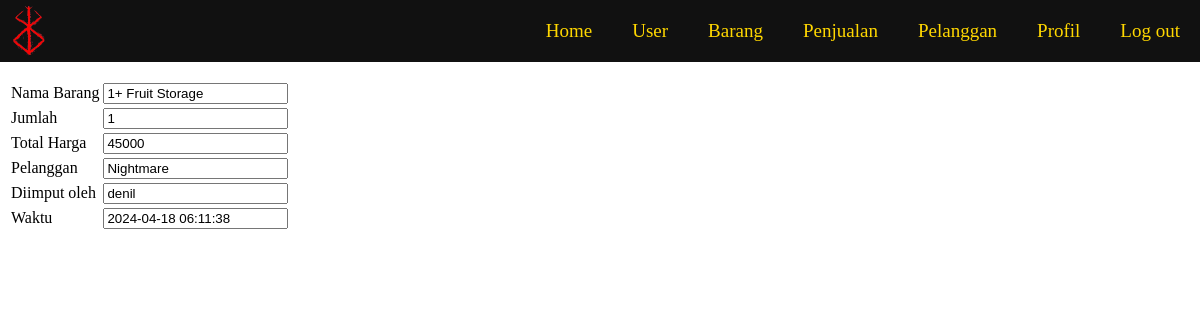
/read-penjualan.php?id=24 (signed in), run on the app's committed database.
### tables this page shows
CREATE TABLE `penjualan` (
  `id` int(10) UNSIGNED NOT NULL,
  `id_barang` int(10) UNSIGNED NOT NULL,
  `jumlah` int(10) UNSIGNED NOT NULL,
  `total_harga` int(10) UNSIGNED NOT NULL,
  `id_staff` int(10) UNSIGNED NOT NULL,
  `id_pelanggan` int(10) UNSIGNED DEFAULT NULL,
  `created_at` timestamp NULL DEFAULT current_timestamp(),
  `updated_at` timestamp NULL DEFAULT NULL ON UPDATE current_timestamp()
);

CREATE TABLE `barang` (
  `id` int(10) UNSIGNED NOT NULL,
  `nama` varchar(50) NOT NULL,
  `type` enum('elemental','beast','natural','gamepass') NOT NULL,
  `stok` int(10) UNSIGNED NOT NULL,
  `harga_beli` int(10) UNSIGNED NOT NULL,
  `created_at` timestamp NOT NULL DEFAULT current_timestamp(),
  `updated_at` timestamp NULL DEFAULT NULL ON UPDATE current_timestamp(),
  `harga_jual` int(11) NOT NULL
);

CREATE TABLE `pelanggan` (
  `id` int(10) UNSIGNED NOT NULL,
  `nama` varchar(225) NOT NULL,
  `alamat` text NOT NULL,
  `nomor_telepon` bigint(15) NOT NULL,
  `created_at` timestamp NULL DEFAULT current_timestamp(),
  `updated_at` timestamp NULL DEFAULT NULL
);

CREATE TABLE `user` (
  `id` int(10) UNSIGNED NOT NULL,
  `username` varchar(50) NOT NULL,
  `password` varchar(225) NOT NULL,
  `level` enum('admin','kasir','logistik') NOT NULL,
  `created_at` timestamp NOT NULL DEFAULT current_timestamp(),
  `updated_at` timestamp NULL DEFAULT NULL ON UPDATE current_timestamp()
);

### read-penjualan.php (the view, shortened to what this page needs)
<!DOCTYPE html>
<html>
<head>
</head>
<body>
    <?php include "menu.php"; ?>
    <?php
    require "koneksi.php";
    $id = $_GET["id"];
    $sql = "SELECT penjualan.id, barang.nama as nama_barang, penjualan.jumlah, penjualan.total_harga, user.username, penjualan.created_at, pelanggan.nama as nama_pelanggan FROM barang JOIN penjualan on barang.id = penjualan.id_barang JOIN user ON user.id = penjualan.id_staff JOIN pelanggan on pelanggan.id = penjualan.id_pelanggan WHERE penjualan.id = '$id' ";
    $query = mysqli_query($koneksi, $sql);
    $penjualan = mysqli_fetch_array($query);
    ?>
    <div>
        <h1>Lihat Penjualan</h1>
        <table>
            <tr>
                <td>Nama Barang</td>
                <td><input readonly type="text" value="<?= $penjualan["nama_barang"] ?>"></td>
            </tr>
            <tr>
                <td>Jumlah</td>
                <td><input readonly type="text" value="<?= $penjualan["jumlah"] ?>"></td>
            </tr>
            <tr>
                <td>Total Harga</td>
                <td><input readonly type="text" value="<?= $penjualan["total_harga"] ?>"></td>
            </tr>
            <tr>
                <td>Pelanggan</td>
                <td><input type="text" value="<?= $penjualan["nama_pelanggan"] ?>"></td>
            </tr>
            <tr>
                <td>Diimput oleh</td>
                <td><input readonly type="text" value="<?= $penjualan["username"] ?>"></td>
            </tr>
            <tr>
                <td>Waktu</td>
                <td><input readonly type="text" value="<?= $penjualan["created_at"] ?>"></td>
            </tr>
        </table>
    </div>
</body>
</html>

### data on the page
penjualan: id_barang.nama "1+ Fruit Storage", jumlah "1", total_harga "45000", id_pelanggan.nama "Nightmare", id_staff.username "denil", created_at "2024-04-18 06:11:38"
